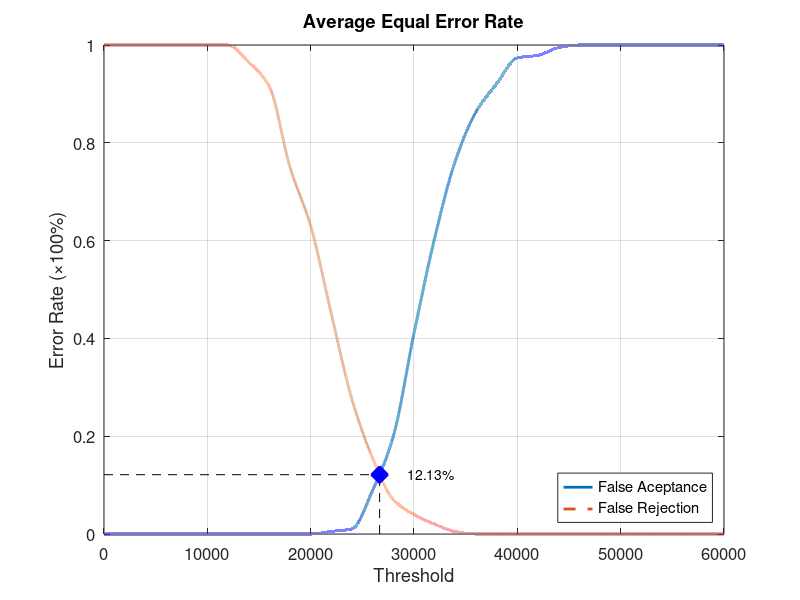
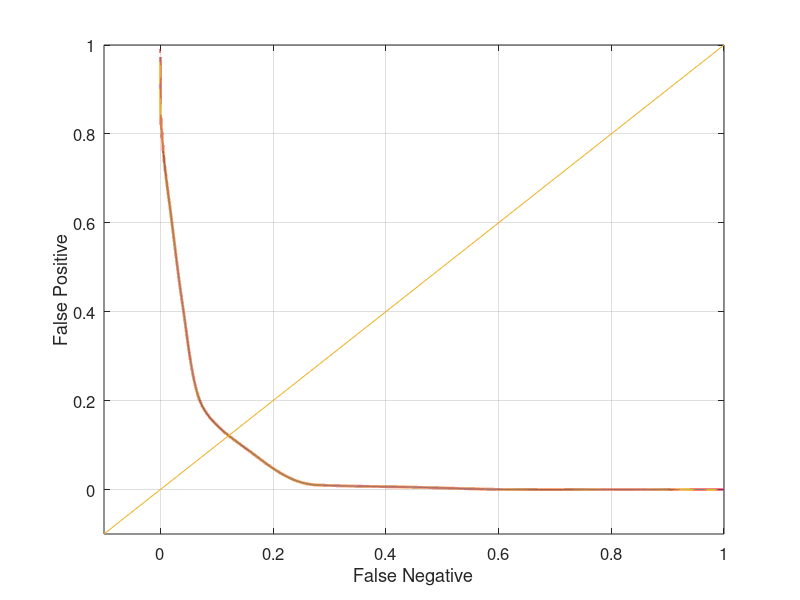

The MATLAB source for these figures, in order:
function yEER = Database4_2
close all;
clear;
clc;
x = 0:2000:60000;
xq = 0:0.5:60000;

y0 = [0 0 0 0 0 0 0 0 0 0 0 0.00526316 0.0105263 0.0894737 0.2 0.410526 0.605263 0.763158 0.863158 0.921053 0.973684 0.978947 0.994737 1 1 1 1 1 1 1 1];
yy0 = interp1(x, y0, xq, 'pchip');
y1 = [1 1 1 1 1 1 1 0.965 0.915 0.75 0.63 0.45 0.275 0.155 0.07 0.04 0.02 0.005 0 0 0 0 0 0 0 0 0 0 0 0 0];
yy1 = interp1(x, y1, xq, 'pchip');

% Calculating EER: 
y2 = abs(y0 - y1);
find(y2 == min(y2))
yy2 = abs(yy0 - yy1);
xEER = find(yy2 == min(yy2));
xEERIndex = xq(xEER) % X-axis EER
yEER = yy0(xEER) % Y-axis EER

main = figure
plot(xq, yy0,'-','LineWidth', 2);	hold on
plot(xq, yy1,'--','LineWidth', 2);	hold on
plot([xEERIndex xEERIndex], [0 yEER], 'k--');	hold on
plot([0 xEERIndex], [yEER yEER], 'k--');	hold on
plot(xEERIndex, yEER, 'bx', 'LineWidth', 10);	hold on
text(xEERIndex + 10 * xEERIndex / 100, yEER, [num2str(round((10000 * yEER)) / 100) '%'])
legend('False Aceptance', 'False Rejection', 'Location', 'SouthEast')
xlabel('Threshold')
ylabel('Error Rate (\times100%)')
title('Average Equal Error Rate')
set(gca, 'FontSize', 12)
axis([0 60000 0 1])
grid on

print(main, 'Database4_2Main', '-dpng');
FNRxFPR = figure('Color', [1 1 1]);
plot(yy1, yy0, '-', yy1, yy0, 'LineWidth', 2);
hold on
y = -0.1:0.1:1
plot(y, y); 
set(gca, 'FontSize', 12)
xlabel('False Negative')
ylabel('False Positive')
axis([-0.1 1 -0.1 1])
set(gca, 'FontSize', 12)
grid on

print(FNRxFPR, 'Database4_2FNRxFPR','-dpng');
end
